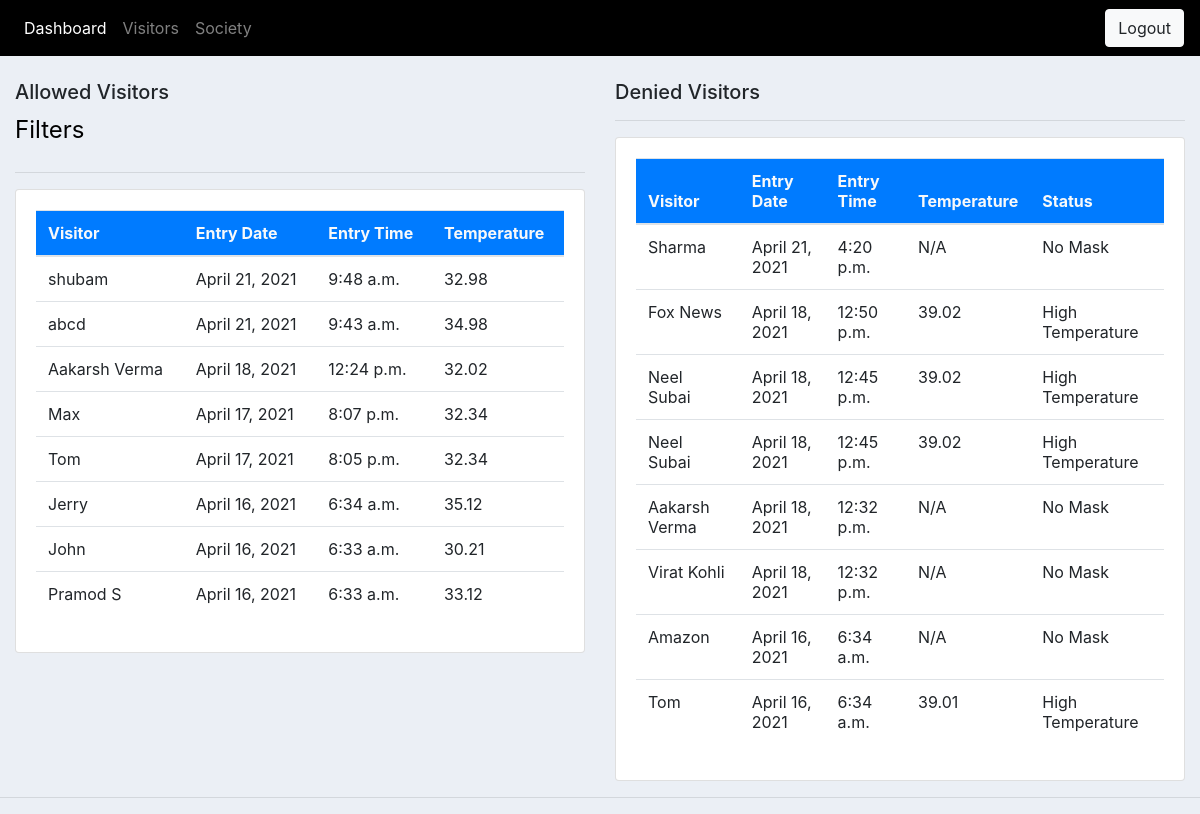
The app's page /visitors/ (signed in), older data.
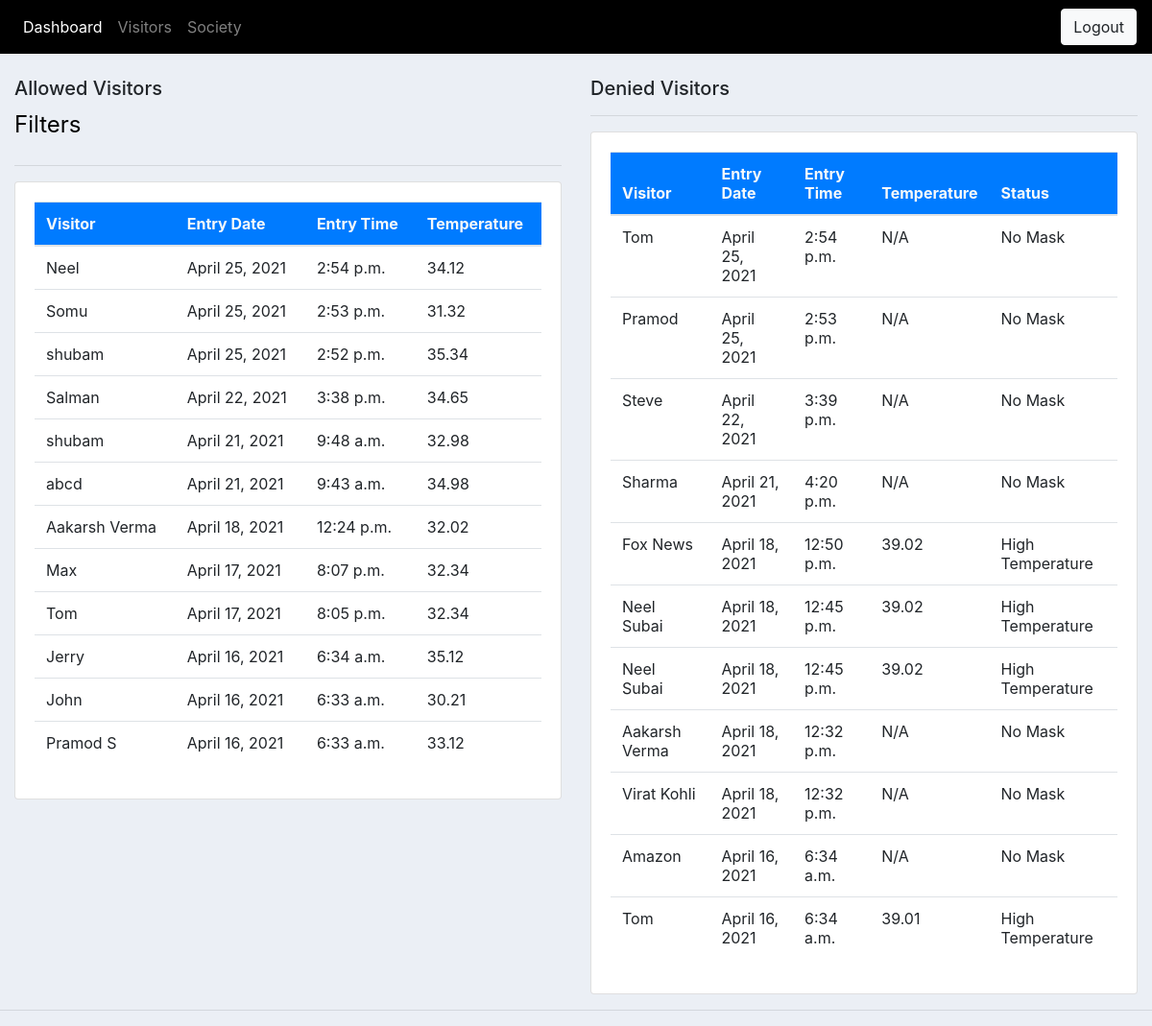
The same page, newer data.
### accounts/models.py (models this page shows, shortened)
class ValidVisitor(models.Model):
    name = models.CharField(max_length=200)
    entry_date = models.DateField(auto_now=False, auto_now_add=False)
    entry_time = models.TimeField(auto_now=False, auto_now_add=False)
    temp = models.FloatField()
    soc_name = models.ForeignKey(Society, null=True, blank=True, on_delete=models.CASCADE)

class InvalidVisitor(models.Model):
    STATUS = (
        ('No Mask', 'No Mask'),
        ('High Temperature', 'High Temperature'),
    )
    name = models.CharField(max_length=200)
    entry_date = models.DateField(auto_now=False, auto_now_add=False)
    entry_time = models.TimeField(auto_now=False, auto_now_add=False)
    temp = models.FloatField(null=True, blank=True)
    status =  models.CharField(max_length=50, choices=STATUS)
    soc_name = models.ForeignKey(Society, null=True, on_delete=models.CASCADE)

### accounts/views.py (the view)
# urls.py: path('visitors/', views.visitors, name='visitor'),
@login_required(login_url='login')
def visitors(request):
    context = {}
    user = request.user
    socinfo = Society.objects.get(user=user)
    validvisitors = ValidVisitor.objects.all().order_by('entry_date', 'entry_time').reverse()
    invalidvisitors = InvalidVisitor.objects.all().order_by('entry_date', 'entry_time').reverse()
    myFilter = ValidVisitorFilter(request.GET, queryset=validvisitors)
    validvisitors = myFilter.qs
    context = {
        'socinfo'           : socinfo,
        'validvisitors'     : validvisitors,
        'invalidvisitors'   : invalidvisitors,
        'myFilter'          : myFilter,
        }
    return render(request, 'accounts/visitors.html', context)

### accounts/templates/accounts/visitors.html (shortened to what this page needs)
{% extends 'main.html' %}
{% block content %}
<br>
<div class="mx-auto row">
    <div class="col-md-6">
        <h5>Allowed Visitors</h5>
        <div class="row">
            <div class="col">
                <a data-toggle="collapse" class="mx-auto" style="color:black; margin-left: auto;" href="#collapse1">
                <legend legend>Filters</legend>
                </a>
            </div>
        </div>
        <hr>
        <div class="card card-body">
            <table class="table">
                <thead>
                    <tr class="text-light bg-primary">
                        <th>Visitor</th>
                        <th>Entry Date</th>
                        <th>Entry Time</th>
                        <th>Temperature</th>
                    </tr>
                    {% for i in validvisitors %}
                        <tr>
                            <td>{{i.name}}</td>
                            <td>{{i.entry_date}}</td>
                            <td>{{i.entry_time}}</td>
                            <td>{{i.temp}}</td>
                        </tr>
                    {% endfor %}
                </thead>
            </table>
        </div>
    </div>
    <div class="col-md-6">
        <h5>Denied Visitors</h5>
        <hr>
        <div class="card card-body">
            <table class="table">
                <thead>
                    <tr class="text-light bg-primary">
                        <th>Visitor</th>
                        <th>Entry Date</th>
                        <th>Entry Time</th>
                        <th>Temperature</th>
                        <th>Status</th>
                    </tr>
                    {% for i in invalidvisitors %}
                        <tr>
                            <td>{{i.name}}</td>
                            <td>{{i.entry_date}}</td>
                            <td>{{i.entry_time}}</td>
                            {% if i.temp > 0.0 %}
                            <td>{{i.temp}}</td>
                            {% else %}
                            <td>N/A</td>
                            {% endif%}
                            <td>{{i.status}}</td>
                        </tr>
                    {% endfor %}
                </thead>
            </table>
        </div>
    </div>
</div>
{% endblock content %}

### templates/main.html (shortened to what this page needs)
{% load static %}
<html lang="en">
    <head>
        <link rel="stylesheet" href="https://maxcdn.bootstrapcdn.com/bootstrap/4.0.0/css/bootstrap.min.css">
        <link rel="stylesheet" type="text/css" href="{% static '/css/main.css'%}">
    </head>
    <body>
        {% include 'accounts/navbar.html' %}
        {% block content %}{% endblock %}
        <hr>
    </body>
</html>

### accounts/templates/accounts/navbar.html (shortened to what this page needs)
{% load static %}
<nav class="navbar navbar-expand-lg navbar-dark" style="background-color:black">
    <div class="collapse navbar-collapse" id="navbarNavAltMarkup">
      <div class="navbar-nav">
        <a class="nav-item nav-link active" href="{% url 'dashboard' socinfo.id %}">Dashboard <span class="sr-only">(current)</span></a>
        <a class="nav-item nav-link" href="{% url 'visitor' %}">Visitors</a>
        <a class="nav-item nav-link" href="{% url 'society' %}">Society</a>
      </div>
    </div>
    <span><a class="btn btn-light" href="{% url 'logout' %}">Logout</a></span>
</nav>

### static/css/main.css (style rules this page uses)
body { background-color: #ebeff5; }

Row changes from the older to the newer data that the page shows:
added ValidVisitor: name "Neel", entry_date "April 25, 2021", entry_time "2:54 p.m.", temp "34.12"
added ValidVisitor: name "Somu", entry_date "April 25, 2021", entry_time "2:53 p.m.", temp "31.32"
added ValidVisitor: name "shubam", entry_date "April 25, 2021", entry_time "2:52 p.m.", temp "35.34"
added ValidVisitor: name "Salman", entry_date "April 22, 2021", entry_time "3:38 p.m.", temp "34.65"
added InvalidVisitor: name "Tom", entry_date "April 25, 2021", entry_time "2:54 p.m.", temp "N/A", status "No Mask"
added InvalidVisitor: name "Pramod", entry_date "April 25, 2021", entry_time "2:53 p.m.", temp "N/A", status "No Mask"
added InvalidVisitor: name "Steve", entry_date "April 22, 2021", entry_time "3:39 p.m.", temp "N/A", status "No Mask"
